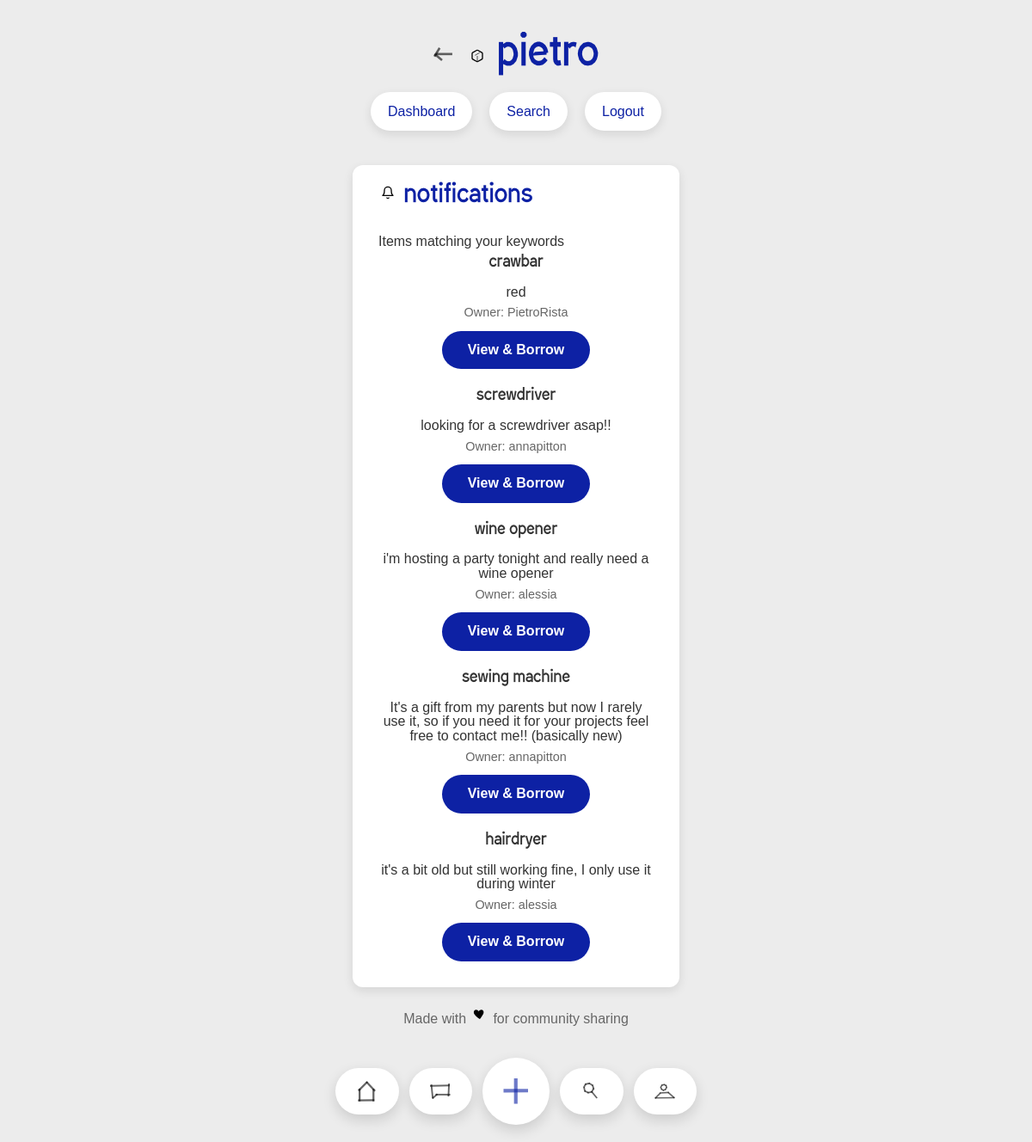
/notifications (signed in), run on an earlier commit of the app's database.
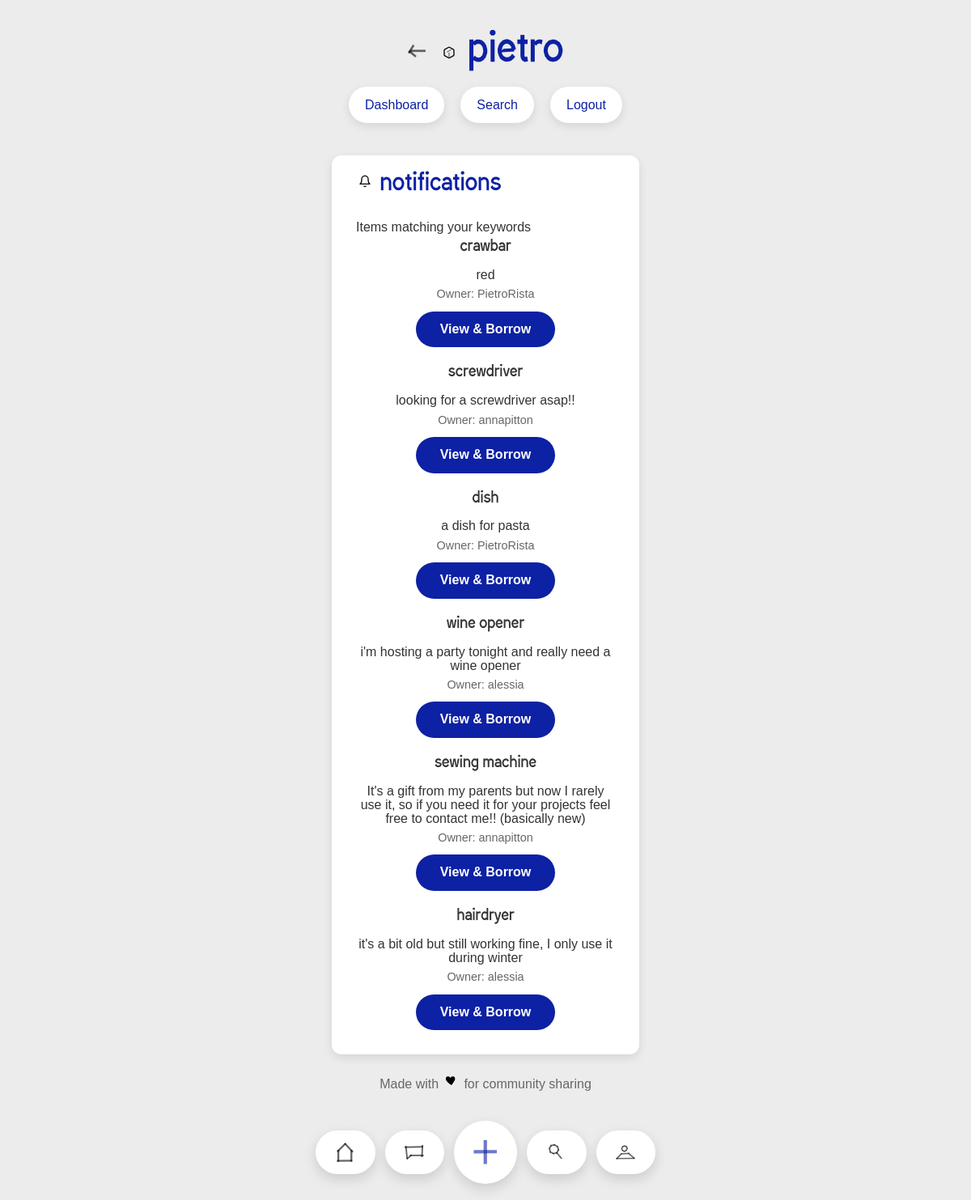
And on a later commit of the database.
### tables this page shows
CREATE TABLE items (
            id INTEGER PRIMARY KEY AUTOINCREMENT,
            name TEXT NOT NULL,
            description TEXT,
            owner_id INTEGER NOT NULL,
            status TEXT DEFAULT 'available',
            keywords TEXT, category TEXT, photo TEXT,
            FOREIGN KEY (owner_id) REFERENCES "users_old" (id)
        );

CREATE TABLE users (
                id INTEGER PRIMARY KEY AUTOINCREMENT,
                username TEXT UNIQUE NOT NULL,
                email TEXT UNIQUE,
                password TEXT NOT NULL,
                location TEXT,
                categories TEXT
            , photo TEXT, latitude REAL, longitude REAL, onboarding_seen INTEGER DEFAULT 0);

### app.py (the view)
@app.route('/notifications')
def notifications():
    if 'user_id' not in session:
        return redirect(url_for('login'))
    conn = get_db_connection()
    cursor = conn.cursor()
    cursor.execute('SELECT categories FROM users WHERE id = ?', (session['user_id'],))
    user = cursor.fetchone()
    user_categories = user['categories'].split(',') if user and user['categories'] else []
    user_categories = [cat.strip() for cat in user_categories]
    matching_items = []
    for category in user_categories:
        if category:
            cursor.execute('''
                SELECT i.*, u.username as owner
                FROM items i
                JOIN users u ON i.owner_id = u.id
                WHERE i.category = ? AND i.owner_id != ? AND i.status IN ('available', 'requested')
                ORDER BY i.id DESC
            ''', (category, session['user_id']))
            items = cursor.fetchall()
            matching_items.extend(items)
    conn.close()
    return render_template('notifications.html', items=matching_items)

### app.py (called while the page is built)
@app.url_defaults
def add_static_file_version(endpoint, values):
    if endpoint != 'static' or 'filename' not in values:
        return
    filepath = os.path.join(app.static_folder, values['filename'])
    if os.path.exists(filepath):
        values['v'] = int(os.path.getmtime(filepath))

def get_db_connection():
    conn = sqlite3.connect(DATABASE)
    conn.row_factory = sqlite3.Row
    conn.create_function('distance_km', 4, haversine_km)
    return conn

@app.context_processor
def inject_current_user_photo():
    if 'user_id' not in session:
        return {'current_user_photo': None}
    conn = get_db_connection()
    cursor = conn.cursor()
    cursor.execute('SELECT photo FROM users WHERE id = ?', (session['user_id'],))
    row = cursor.fetchone()
    conn.close()
    return {'current_user_photo': row['photo'] if row else None}

### templates/notifications.html (shortened to what this page needs)
<!DOCTYPE html>
<html lang="en">
<head>
    <link rel="stylesheet" href="{{ url_for('static', filename='style.css') }}">
</head>
<body>
    <div class="container">
        <header>
            <h1>
                <a href="javascript:history.back()" class="item-detail-back" aria-label="Back"><span class="icon icon-back" aria-hidden="true"></span></a>
                <span class="icon icon-package" aria-hidden="true"></span> Pietro
            </h1>
            <nav>
                <a href="{{ url_for('dashboard') }}">Dashboard</a>
                <a href="{{ url_for('search') }}">Search</a>
                <a href="{{ url_for('logout') }}">Logout</a>
            </nav>
        </header>
        <main>
            <section class="notifications-section">
                <h2><span class="icon icon-bell" aria-hidden="true"></span> Notifications</h2>
                <p class="notifications-info">Items matching your keywords</p>
                {% if items %}
                <div class="item-list">
                    {% for item in items %}
                    <div class="item-card">
                        <h3>{{ item.name }}</h3>
                        <p>{{ item.description }}</p>
                        <p class="owner-info">Owner: {{ item.owner }}</p>
                        <a href="{{ url_for('item_detail', item_id=item.id) }}" class="btn-primary">View & Borrow</a>
                    </div>
                    {% endfor %}
                </div>
                {% else %}
                <p class="empty-state">No new notifications. Update your keywords in your profile to get notified!</p>
                {% endif %}
            </section>
        </main>
        {% include 'footer_nav.html' %}
        <footer>
            <p>Made with <span class="icon icon-heart" aria-hidden="true"></span> for community sharing</p>
        </footer>
    </div>
</body>
</html>

What changed in the data, as far as the page shows it:
now on this page (row edited): items: name "dish", description "a dish for pasta", owner "PietroRista"
